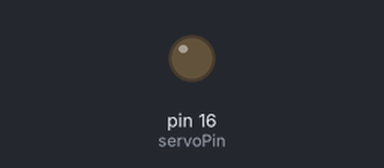
Simulated run of this sketch. Board: Arduino Uno, built with avr-gcc and run on an emulated ATmega328P. Shown: output pins drawn as LEDs (lit = HIGH).

Above: at 0.6 s.
At 2.7 s:
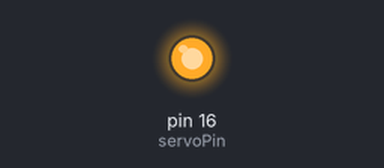
Timing chart, 0 to 7.1 s (numbered marks = the images above):
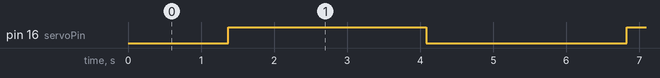

Measured:
- by itself, pin 16 (servoPin): alternates HIGH for 2.7 s and LOW for 2.7 s

The sketch:

Servo_Sensor.ino
```cpp
int servoPin=16;


void setup() {
    Serial.begin(115200);
  // Use the appropriate pin for your servo
}

void loop() {
  for (int i = 0; i <= 180; i += 1) {
    analogWrite(servoPin,map(i,0,180,0,255));
    delay(15);
  }

  for (int i = 180; i >= 0; i -= 1) {
    analogWrite(servoPin,map(i,0,180,0,255));
    delay(15);
  }
}
```
